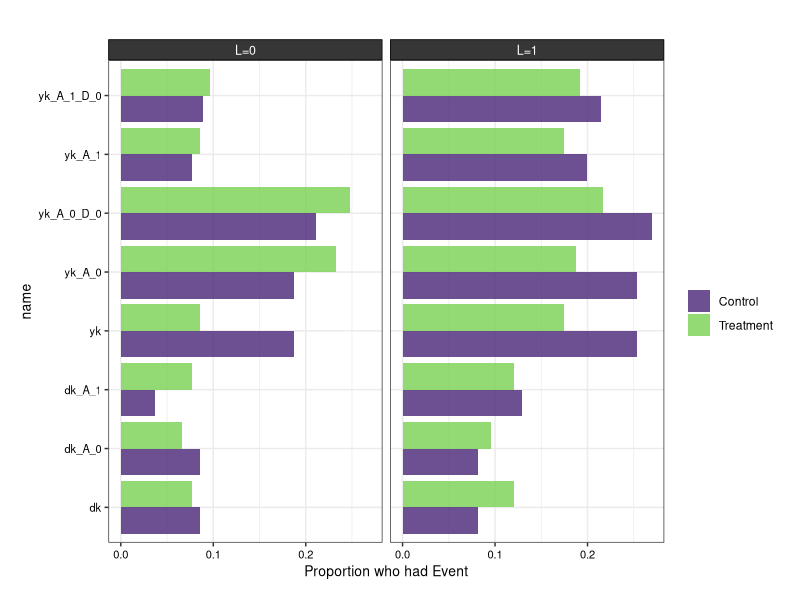

Write the R code that produced this figure.
## ---- chunk 1
knitr::opts_chunk$set(echo = TRUE)
library(tidyverse)
theme_c <- function(...){ 
   # font <- "Helvetica"   #assign font family up front
  #  font <- "Arial"
    theme_bw() %+replace%    #replace elements we want to change
    
    theme(
      
      #text elements
      plot.title = element_text(             #title
                 #  family = font,            #set font family
                   size = 11,                #set font size
                   face = 'bold',            #bold typeface
                   hjust = .5,
                   vjust = 3),               
      
      plot.subtitle = element_text(          #subtitle
                #   family = font,            #font family
                   size = 10,
                   hjust = .5,
                   face = 'italic',
                   vjust = 3),               #font size
      
      axis.title = element_text(             #axis titles
                #   family = font,            #font family
                   size = 10),               #font size
      
      axis.text = element_text(              #axis text
                #   family = font,            #axis famuly
                   size = 8),
      strip.text = element_text(color="white", size = 9,
                                margin=unit(c(.1,.1,.1,.1), 'cm')),
      strip.background = element_rect(fill = "#363636"),
      # t, r, b, l
      plot.margin = unit(c(1,.5,.5,.5), "cm")
      ) %+replace%
      theme(...)
   
}


## ---- chunk 2

n <- 1000

set.seed(999)
baseline <- tibble(
  # baseline covariates
  l0 = rbinom(n, 1, .5),
  # treatment assigment
  a0 = rbinom(n, 1, .5),
  time_point = 1,
  participant_id = 1:n)


A1_L1_P_D <- .12 
A1_L0_P_D <- .05
A0_L1_P_D <- .1
A0_L0_P_D <- .08


A1_L1_P_Y <- .2
A1_L0_P_Y <- .1
A0_L1_P_Y <- .3
A0_L0_P_Y <- .25


##########################
# FIRST TIME POINT 
########################## 


sim_dat <- map_df(1:n, ~ {
   baseline[.x,] %>%
     mutate(dk = case_when(
      a0 == 1 & l0 == 1 ~ rbinom(1,1, A1_L1_P_D),
      a0 == 1 & l0 == 0 ~ rbinom(1,1, A1_L0_P_D),
      a0 == 0 & l0 == 1 ~ rbinom(1,1,  A0_L1_P_D),
      a0 == 0 & l0 ==0 ~ rbinom(1, 1, A0_L0_P_D)
    ),
    dk_A_0 = case_when(
      # consistency 
      a0 == 0 ~ dk,
      # if a0 == 1 and l0 == 1, simulate as if a0 == 0 and l0 == 1
      a0 == 1 & l0 == 1 ~ rbinom(1,1, A0_L1_P_D),
      # if a0 == 1 and l0 == 0, simulate as if a0 == 0 and l0 == 0
      a0 == 1 & l0 == 0 ~ rbinom(1, 1, A0_L0_P_D)),
    dk_A_1 = case_when(
      # consistency
      a0 == 1 ~ dk,
      # if a0 == 0 and l0 == 1, simulate as if a0 == 1 and l0 ==1
      a0 == 0 & l0 == 1 ~ rbinom(1,1, A1_L1_P_D),
      # if a0 == 0 and l0 == 0, simulate as if a0 == 1 and l0 ==0
      a0 == 0 & l0 ==0 ~ rbinom(1,1, A1_L0_P_D)
    ),
    yk = case_when(
      # if they have the competing event, cannot have the event of interest
      dk == 1 ~ 0, 
      a0 == 1 & l0 == 1 ~ rbinom(1,1, A1_L1_P_Y),
      a0 == 1 & l0 == 0 ~ rbinom(1,1, A1_L0_P_Y),
      a0 ==0 & l0 == 1 ~ rbinom(1,1, A0_L1_P_Y),
      a0 == 0 & l0 ==0 ~ rbinom(1, 1, A0_L0_P_Y)
    ),
    yk_A_0 = case_when(
       # if they have the competing event, cannot have the event of interest
      # this remains true when considering a0 == 0
      dk == 1 ~ 0, 
      # consistency
      a0 == 0 ~ yk,
      # simulate as if they had a0 == 0 and l0 == 1
      a0 == 1 & l0 == 1 ~ rbinom(1,1,A0_L1_P_Y),
      # simulate as if they had a0 == 0 and l0 == 0
      a0 == 1 & l0 == 0 ~ rbinom(1,1, A0_L0_P_Y)
    ),
      yk_A_1 = case_when(
       # if they have the competing event, cannot have the event of interest
      # this remains true when considering a0 == 0
      dk == 1 ~ 0, 
      # consistency
      a0 == 1 ~ yk,
      # simulate as if they had a0 == 1 and l0 == 1
      a0 == 0 & l0 == 1 ~ rbinom(1,1,A1_L1_P_Y),
      # simulate as if they had a0 == 0 and l0 == 0
      a0 == 0 & l0 == 0 ~ rbinom(1,1, A1_L0_P_Y)
    ),
    yk_A_0_D_0 = case_when(
      # simulate as if they had no competing event and a0==0
      # consistency 
      dk == 0 & a0 == 0 ~ yk,
      # use previously generated potential outcomes when dk=0
      dk == 0 & a0 == 1 & l0 == 1 ~ yk_A_0,
      dk == 0 & a0 == 1 & l0 == 0 ~ yk_A_0,
      # when dk = 1 generate potential outcomes for these cases 
      dk == 1 & a0 %in% c(0,1) & l0 == 1 ~ rbinom(1,1, A0_L1_P_Y),
      dk == 1 & a0 %in% c(0,1) & l0 == 0 ~ rbinom(1,1, A0_L0_P_Y)
    ),
    yk_A_1_D_0 = case_when(
      # simulate as if they had no competing event and a0==1
      # consistency 
      dk == 0 & a0 == 1 ~ yk,
      # use previously generated potential outcomes when dk=0
      dk == 0 & a0 == 0 & l0 == 1 ~ yk_A_1,
      dk == 0 & a0 == 0 & l0 == 0 ~ yk_A_1,
      # when dk = 1 generate potential outcomes for these cases 
      dk == 1 & a0 %in% c(0,1) & l0 == 1 ~ rbinom(1,1, A1_L1_P_Y),
      dk == 1 & a0 %in% c(0,1) & l0 == 0 ~ rbinom(1,1, A1_L0_P_Y)
    )
    )})


##################################
# EFFECT OF L_0 ON L_1
##################################
L1_GIVEN_L0_P = .2
L1_GIVEN_L1_P = .8


###############################
# CENSORING PROBABILITIES
###############################
# probability of censoring if L_1 = 0
C_K1_GIVEN_L1 = .08
# probability of censoring if L_0 = 0
C_K1_GIVEN_L0 = .04


#################################################
# PROBABILITIES OF HAVING COMPETING EVENT 
# UNDER EACH TREATMENT x L1 COMBINATION 
#################################################
A1_L1_P_D_K1 <- A1_L1_P_D + .04
A1_L0_P_D_K1 <- A1_L0_P_D + .02
A0_L1_P_D_K1 <- A0_L1_P_D + .06
A0_L0_P_D_K1 <- A0_L0_P_D + .03


#################################################
# PROBABILITIES OF HAVING EVENT OF INTEREST 
# UNDER EACH TREATMENT x L1 COMBINATION 
#################################################
A1_L1_P_Y_K1 <- A1_L1_P_Y + .035
A1_L0_P_Y_K1 <- A1_L0_P_Y + .025
A0_L1_P_Y_K1 <- A0_L1_P_Y + .055
A0_L0_P_Y_K1 <- A0_L0_P_Y + .025



################################
# ADD TIME POINT Y_{K+1}
################################
 sim_dat_updated <- map_df(1:2, ~{
   
   sim_dat[.x,] %>%
     mutate(l1 = case_when(
       # set to previous value if had either event of interest or competing event
       dk == 1 | yk == 1 ~ l0,
       l0 == 0 ~ rbinom(1,1, L1_GIVEN_L0_P),
       l0 == 1 ~  rbinom(1,1, L1_GIVEN_L1_P)
       ),
       
      c_k1 = case_when(
        # if we observed either event previously, they are not censored
        dk == 1 | yk == 1 ~ 0,
        l1 == 1 ~ rbinom(1,1, C_K1_GIVEN_L1),
        l1 == 1 ~ rbinom(1,1, C_K1_GIVEN_L0)
        ),
      d_k1 = case_when(
        yk == 1 ~ 0,
        dk == 1 ~ 1,
        c_k1 == 1 ~ NA,
        a0 == 1 & l1 == 1 ~ rbinom(1,1, A1_L1_P_D_K1),
        a0 == 1 & l1 == 0 ~ rbinom(1,1, A1_L0_P_D_K1),
        a0 == 0 & l1 == 1 ~ rbinom(1,1,  A0_L1_P_D_K1),
        a0 == 0 & l1 ==0 ~ rbinom(1, 1, A0_L0_P_D_K1)
      ),
      
  
    ###########################
    # OBSERVED COMPETING EVENT
    ###########################
     d_k1 = case_when(
        yk == 1 ~ 0,
        dk == 1 ~ 1,
        c_k1 == 1 ~ NA,
        a0 == 1 & l1 == 1 ~ rbinom(1,1, A1_L1_P_D_K1),
        a0 == 1 & l1 == 0 ~ rbinom(1,1, A1_L0_P_D_K1),
        a0 == 0 & l1 == 1 ~ rbinom(1,1,  A0_L1_P_D_K1),
        a0 == 0 & l1 ==0 ~ rbinom(1, 1, A0_L0_P_D_K1)
      ),
    
    ##############################################
    # COUNTERFACTUALS FOR COMPETING EVENT
    ##############################################
    # useful if we want to calculate effect of treatment on competing event
    
    # counterfactual under yk = 0, dk = 0, c_{k+1}=0, A=0 (needed for direct effect )
    d_k1_Y0_D0_C0_A_0 = case_when(
      # consistency 
      yk ==0 & dk == 0 & a0 == 0 & c_k1 == 0 ~ d_k1,
      # otherwise, have to generate new d_k1 
      # if a0 == 1 or 0 and l0 == 1, simulate as if a0 == 0 and l0 == 1
      a0 %in% c(0,1) & l1 == 1 ~ rbinom(1,1, A0_L1_P_D_K1),
      # if a0 == 1 or 0 and l0 == 0, simulate as if a0 == 0 and l0 == 0
      a0 %in% c(0,1) & l1 == 0 ~ rbinom(1, 1, A0_L0_P_D_K1),
      ),
    
    # counterfactual under yk = 0, dk = 0, ck=0, A=1 (needed for direct effect )
    d_k1_Y0_D0_C0_A_1 = case_when(
      # consistency 
      yk ==0 & dk == 0 & a0 == 1 & c_k1 == 0 ~ d_k1,
      # otherwise, have to generate new d_k1 
      # if a0 == 1 and l0 == 1, simulate as if a0 == 0 and l0 == 1
      a0 %in% c(0,1) & l1 == 1 ~ rbinom(1, 1, A1_L1_P_D_K1),
      # if a0 == 1 and l0 == 0, simulate as if a0 == 0 and l0 == 0
      a0 %in% c(0,1) & l1 == 0 ~ rbinom(1, 1, A1_L0_P_D_K1)
      ),
    
    # counterfactual under yk = 0, ck=0, a=0 (needed for total effect )
    d_k1_Y0_C0_A_0 = case_when(
      # set competing event to 1 if they had a previous event
      dk == 1 ~ 1,
      # consistency 
      yk ==0 & a0 == 0 & c_k1 == 0 ~ d_k1,
      # otherwise, need to generate new outcome 
      # if a0 == 1 or 0 and l0 == 0, simulate as if a0 == 0 and l0 == 0
      a0 %in% c(0,1) & l1 == 0 ~ rbinom(1, 1, A0_L0_P_D_K1),
      # if a0 == 1 or 0 and l0 == 1, simulate as if a0 == 0 and l0 == 1
      a0 %in% c(0,1) & l1 == 1 ~ rbinom(1,1, A0_L1_P_D_K1),
      ),
    
    # counterfactual under yk=0, ck=0, a= 1 (needed for total effect )
    d_k1_Y0_C0_A_1 = case_when(
      # set competing event to 1 if they had a previous event
      dk == 1 ~ 1,
      # consistency 
      yk ==0 & a0 == 0 & c_k1 == 0 ~ d_k1,
      # otherwise, need to generate new outcome 
      # if a0 == 1 or 0 and l0 == 1, simulate as if a0 == 0 and l0 == 1
      a0 %in% c(0,1) & l1 == 1 ~ rbinom(1,1, A1_L1_P_D_K1),
      # if a0 == 1 or 0 and l0 == 0, simulate as if a0 == 0 and l0 == 0
      a0 %in% c(0,1) & l1 == 0 ~ rbinom(1, 1, A1_L0_P_D_K1)
      ),
    
    
    ##################################
    # OBSERVED EVENT OF INTEREST
    ##################################
     y_k1 = case_when(
        yk == 1 ~ 1,
        dk == 1 ~ 0,
        c_k1 == 1 ~ NA,
        a0 == 1 & l1 == 1 ~ rbinom(1,1, A1_L1_P_Y_K1),
        a0 == 1 & l1 == 0 ~ rbinom(1,1, A1_L0_P_Y_K1),
        a0 == 0 & l1 == 1 ~ rbinom(1,1,  A0_L1_P_Y_K1),
        a0 == 0 & l1 ==0 ~ rbinom(1, 1, A0_L0_P_Y_K1)
      ),
    
    
    ##############################################
    # COUNTERFACTUALS FOR EVENT OF INTEREST 
    ##############################################

    # counterfactual under yk = 0, d_{k+1} = 0, c_{k+1}=0, A=0 (needed for direct effect)
    y_k1_Y0_D0_C0_A_0 = case_when(
      # consistency 
      yk ==0 & d_k1 == 0 & a0 == 0 & c_k1 == 0 ~ y_k1,
      # otherwise, have to generate new y_k1 
      # if a0 == 1 or 0 and l1 == 1, simulate as if a0 == 0 and l1 == 1
      a0 %in% c(0,1) & l1 == 1 ~ rbinom(1,1, A0_L1_P_Y_K1),
      # if a0 == 1 or 0 and l0 == 0, simulate as if a0 == 0 and l1 == 0
      a0 %in% c(0,1) & l1 == 0 ~ rbinom(1, 1, A0_L0_P_Y_K1),
      ),
    
    # counterfactual under y_{k} = 0, d_{k+1} = 0, c_{k+1}=0, A=1 (needed for direct effect)
    y_k1_Y0_D0_C0_A_1 = case_when(
      # consistency 
      yk ==0 & d_k1 == 0 & a0 == 1 & c_k1 == 0 ~ y_k1,
      # otherwise, have to generate new y_k1 
      # if a0 == 1 and l1 == 1, simulate as if a0 == 0 and l1 == 1
      a0 %in% c(0,1) & l1 == 1 ~ rbinom(1, 1, A1_L1_P_Y_K1),
      # if a0 == 1 and l1 == 0, simulate as if a0 == 0 and l1 == 0
      a0 %in% c(0,1) & l1 == 0 ~ rbinom(1, 1, A1_L0_P_Y_K1)
      ),
    
    # counterfactual under y_{k} = 0, c_{k+1}=0, A=0 (needed for total effect )
    y_k1_Y0_C0_A_0 = case_when(
      # set competing event to 1 if they had a previous event
      yk == 1 ~ 1,
      # we are not eliminating possbility of past competing event
      dk == 1 ~ 0, 
      # consistency 
      yk ==0 & a0 == 0 & c_k1 == 0 ~ y_k1,
      # otherwise, need to generate new outcome 
      # if a0 == 1 or 0 and l1 == 0, simulate as if a0 == 0 and l1== 0
      a0 %in% c(0,1) & l1 == 0 ~ rbinom(1, 1, A0_L0_P_D_K1),
      # if a0 == 1 or 0 and l1 == 1, simulate as if a0 == 0 and l1 == 1
      a0 %in% c(0,1) & l1 == 1 ~ rbinom(1,1, A0_L1_P_D_K1),
      ),

    # counterfactual under y_{k} = 0, c_{k+1}=0, A=1 (needed for total effect)
    y_k1_Y0_C0_A_1 = case_when(
      # set competing event to 1 if they had a previous event
      yk == 1 ~ 1,
      # we are not eliminating possibility of past competing event
      dk == 1 ~ 0, 
      # consistency 
      yk ==0 & a0 == 1 & c_k1 == 0 ~ y_k1,
      # otherwise, need to generate new outcome 
      # if a0 == 1 or 0 and l0 == 0, simulate as if a0 == 0 and l0 == 0
      a0 %in% c(0,1) & l1 == 0 ~ rbinom(1, 1, A1_L0_P_D_K1),
      # if a0 == 1 or 0 and l0 == 1, simulate as if a0 == 0 and l0 == 1
      a0 %in% c(0,1) & l1 == 1 ~ rbinom(1,1, A1_L1_P_D_K1),
      )
     )
 })
 
 
 
        
        


label_a <- function(string, prefix = "A=") paste0(prefix, string)
label_l <- function(string, prefix = "L=") paste0(prefix, string)


# sim_dat %>%
#   pivot_longer(cols=contains("k")) %>%
#   group_by(name,l0, a0) %>%
#   summarize(prop = sum(value) /n()) %>%
#   ggplot(aes(y= name, x = prop)) +
#   geom_bar(stat="identity") +
#   facet_grid(l0~a0, labeller = labeller(a0=label_a, l0 = label_l)) +
#   theme_c()



sim_dat %>%
  pivot_longer(cols=contains("k")) %>%
  group_by(name,l0, a0) %>%
  mutate(a0 = ifelse(a0 == 0, "Control", "Treatment")) %>%
  summarize(prop = sum(value) /n()) %>%
  ggplot(aes(y= name, x = prop, fill = factor(a0))) +
  geom_bar(stat="identity", position="dodge", alpha=.8) +
  facet_wrap(~l0, labeller = labeller( l0 = label_l)) +
  theme_c() +
  labs(fill="", x= "Proportion who had Event") +
  viridis::scale_fill_viridis(discrete=TRUE, 
                              begin=.1, 
                              end=.8) 



